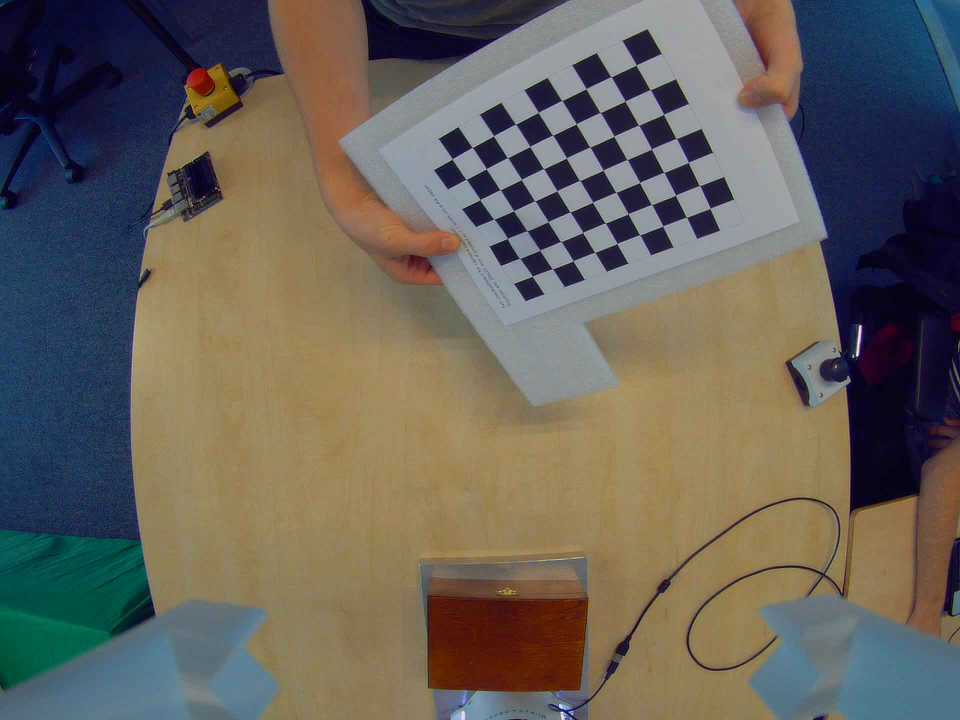
#> input picture scripts/EyelinkChess/Chessboard/2022-05-23-111315.jpg, 1920 x 1440 px (shown at 1/2 size)
$ python -i board_recognition.py   (imports and definitions only)
#> lines starting #> are read from the running program, lines starting #| are printed output that depends on the picture; after the words box and inside, x2 and y2 are one past the last pixel; in counts of white or black regions, pixels touching at a corner belong together
import cv2
import numpy as np
import imutils
import math
import argparse

debug = False


class Line:

    # [38 lines left out: functions __init__, find_intersection, not called in this run]


class Square:

    # [32 lines left out: functions __init__, draw, not called in this run]

    def drawROI(self, image, color, thickness=1):
        cv2.circle(image, self.roi, self.radius, color, thickness)

    # [276 lines left out: functions roiColor, classify, clean_Image, initialize_mask, findEdges, findLines and 3 more, not called in this run]


def alter_detect_objects(img_raw):
    bilateral_filtered_image = cv2.bilateralFilter(img_raw, 5, 175, 175)
    cv2.imshow('Bilateral', bilateral_filtered_image)
    cv2.waitKey(0)

    edge_detected_image = cv2.Canny(bilateral_filtered_image, 20, 200)
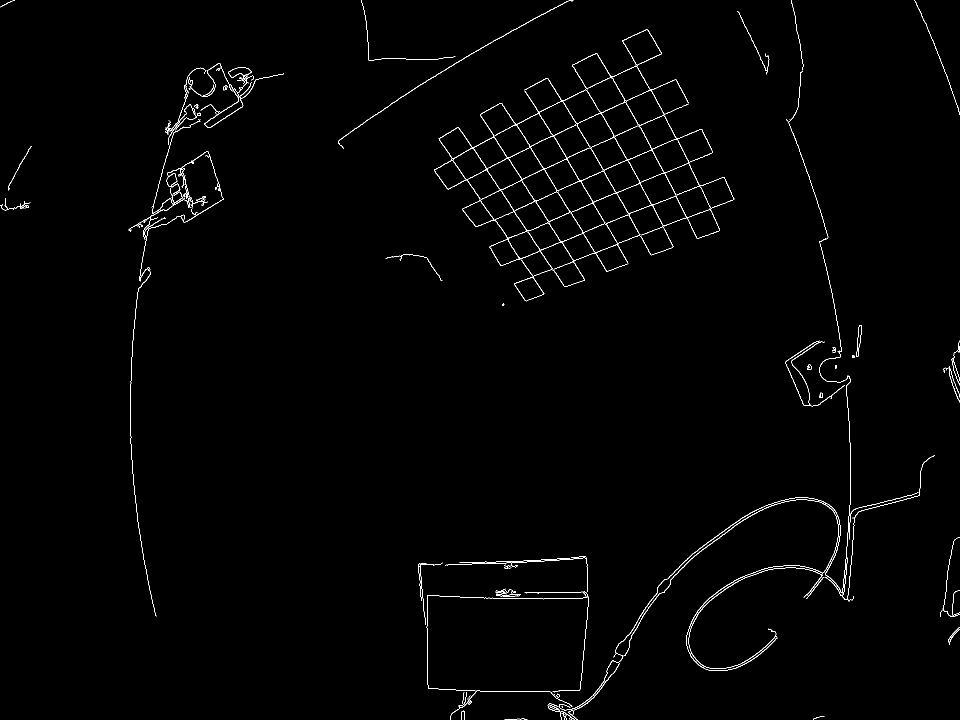
#> edge_detected_image: shape (1440, 1920) (shown at 1/2 size); 0.98% white in thin lines or dots
    cv2.imshow('Edge', edge_detected_image)
    cv2.waitKey(0)

    contours, hierarchy = cv2.findContours(edge_detected_image, cv2.RETR_TREE, cv2.CHAIN_APPROX_SIMPLE)
#> contours = 170 contours, 96 with area under 20; largest, box (x1, y1, x2, y2) and area: (868, 58, 1469, 603) 117419, (1068, 342, 1306, 487) 13982, (1181, 274, 1469, 417) 10320, (1144, 106, 1304, 203) 5938, (1203, 204, 1356, 299) 5634

    contour_list = []
    for contour in contours:
        approx = cv2.approxPolyDP(contour, 0.01 * cv2.arcLength(contour, True), True)
        area = cv2.contourArea(contour)
        if ((len(approx) > 8) & (len(approx) < 23) & (area > 30)):
            contour_list.append(contour)
#> this loop made 170 passes
#> area on passes 7, 8, 11: 61, 53, 59
#> after the loop, contour_list = 24 contours; largest, box (x1, y1, x2, y2) and area: (868, 58, 1469, 603) 117419, (1181, 274, 1469, 417) 10320, (1227, 999, 1677, 1342) 430, (1231, 476, 1702, 1299) 354, (1377, 1135, 1646, 1338) 208

    cv2.drawContours(img_raw, contour_list, -1, (255, 0, 0), 2)
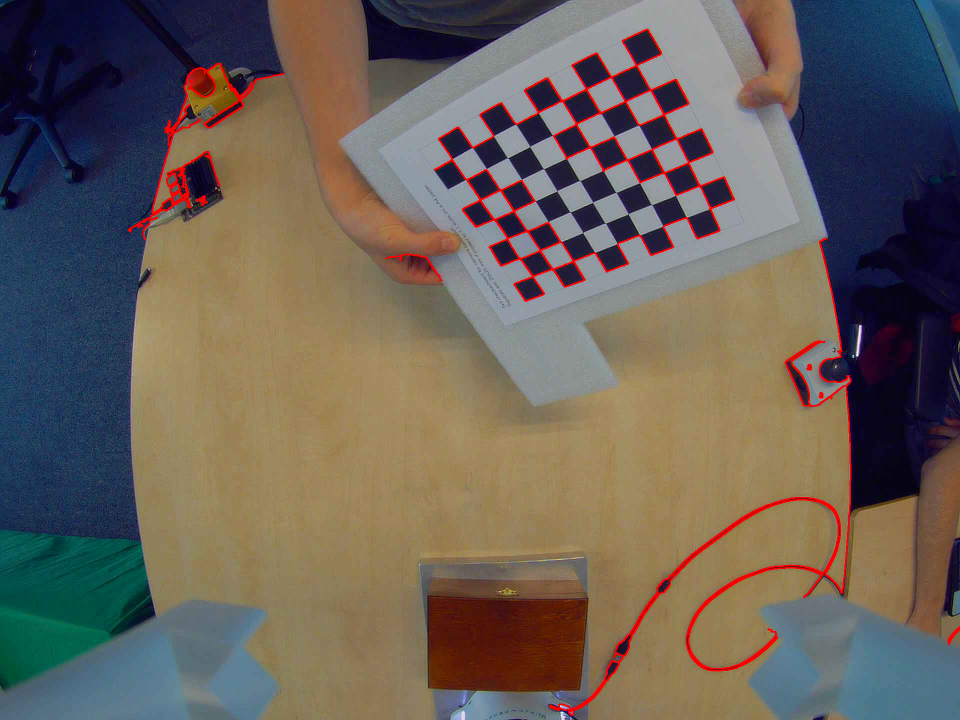
#> img_raw: shape (1440, 1920, 3) (shown at 1/2 size); mean R, G, B 105.7, 97, 89
    cv2.imshow('Objects Detected', img_raw)
    cv2.waitKey(0)


# [22 lines left out: function board_recognition, not called in this run]

>>> import cv2
>>> picture = cv2.cvtColor(cv2.imread('2022-05-23-111315.jpg'), cv2.COLOR_BGR2RGB)
>>> result = alter_detect_objects(picture)

$ run again, on scripts/EyelinkChess/Chessboard/2022-05-23-111323.jpg
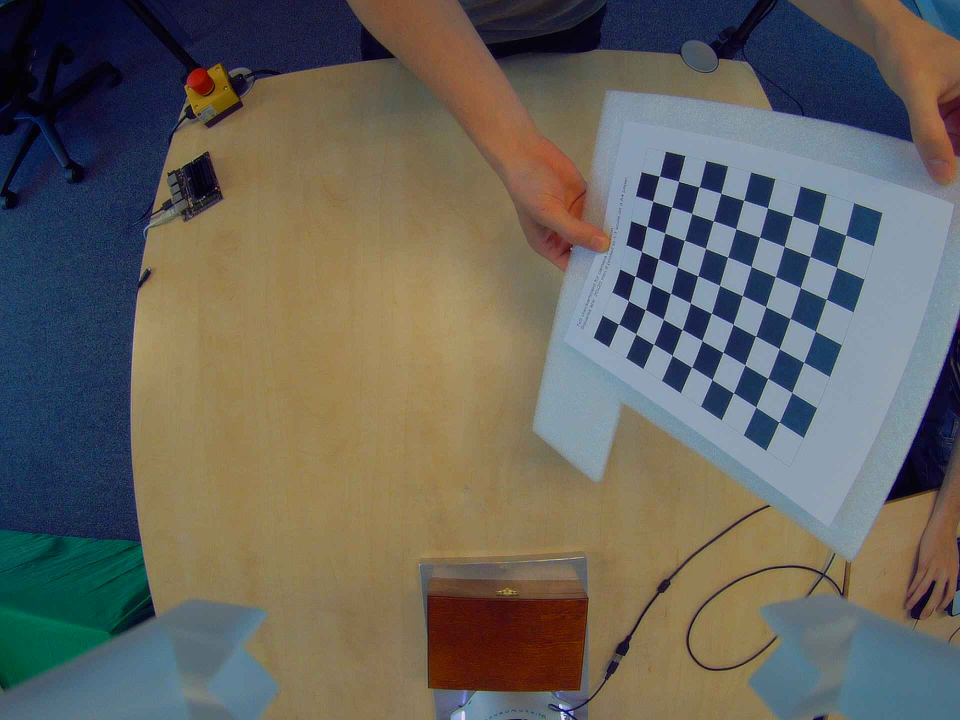
#> input picture scripts/EyelinkChess/Chessboard/2022-05-23-111323.jpg, 1920 x 1440 px (shown at 1/2 size)
#> in alter_detect_objects, `edge_detected_image = cv2.Canny(bilateral_filtered_image, 20, 200)`:
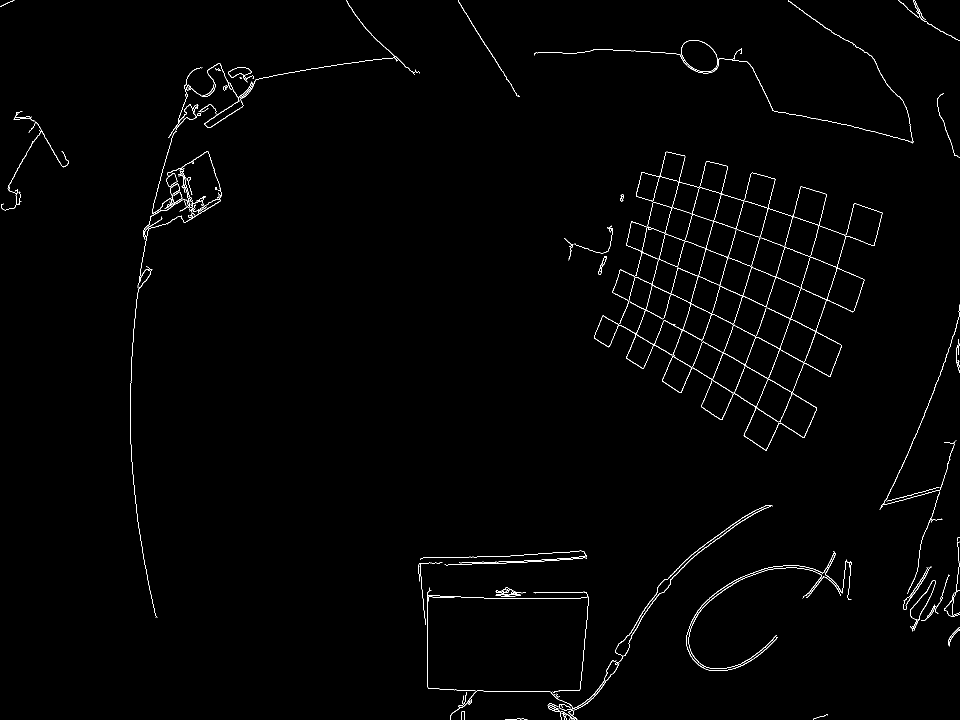
#> edge_detected_image: shape (1440, 1920) (shown at 1/2 size); 0.97% white in thin lines or dots
#> contours = 137 contours, 63 with area under 20; largest, box (x1, y1, x2, y2) and area: (1188, 303, 1765, 901) 130038, (1395, 373, 1765, 673) 36869, (1488, 758, 1634, 901) 10412, (1468, 661, 1684, 814) 10394, (1381, 515, 1503, 627) 5778
#> the loop in alter_detect_objects, `for contour in contours:` made 137 passes
#> area on passes 6, 7, 10, 14, 16, 17, 24, 26: 70.5, 55.5, 25, 62.5, 20.5, 25.5, 85.5, 245
#> after the loop in alter_detect_objects, `for contour in contours:`: contour_list = 33 contours; largest, box (x1, y1, x2, y2) and area: (1188, 303, 1765, 901) 130038, (1488, 758, 1634, 901) 10412, (1468, 661, 1684, 814) 10394, (1362, 80, 1436, 144) 3460, (1362, 80, 1436, 144) 3408
#> in alter_detect_objects, `cv2.drawContours(img_raw, contour_list, -1, (255, 0, 0), 2)`:
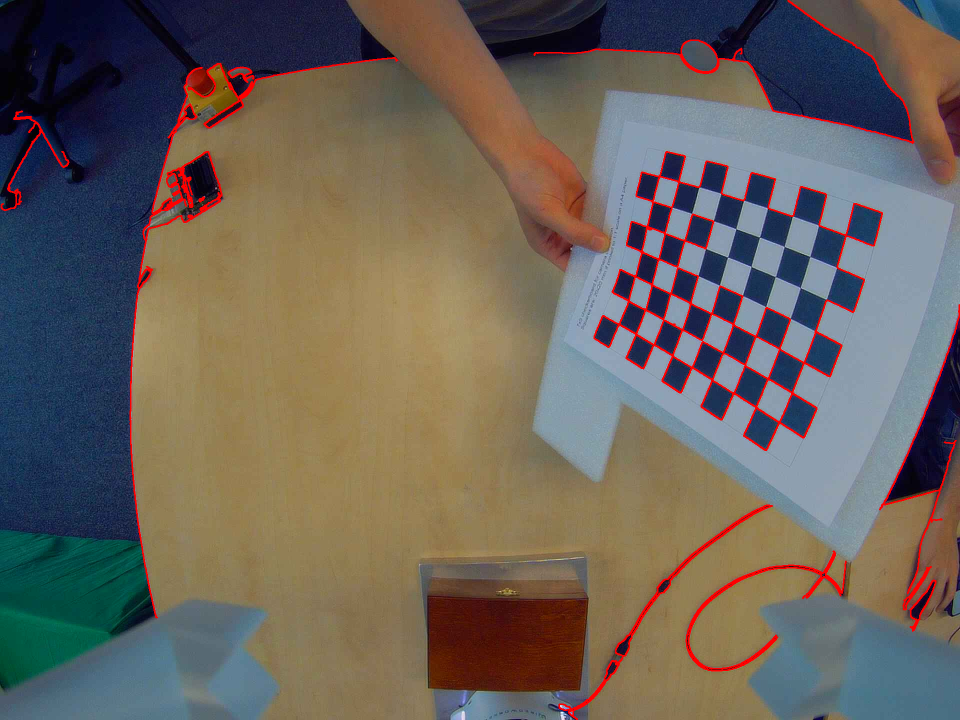
#> img_raw: shape (1440, 1920, 3) (shown at 1/2 size); mean R, G, B 106.3, 98.4, 91.1

$ run again, on scripts/EyelinkChess/Chessboard/2022-05-23-111330.jpg
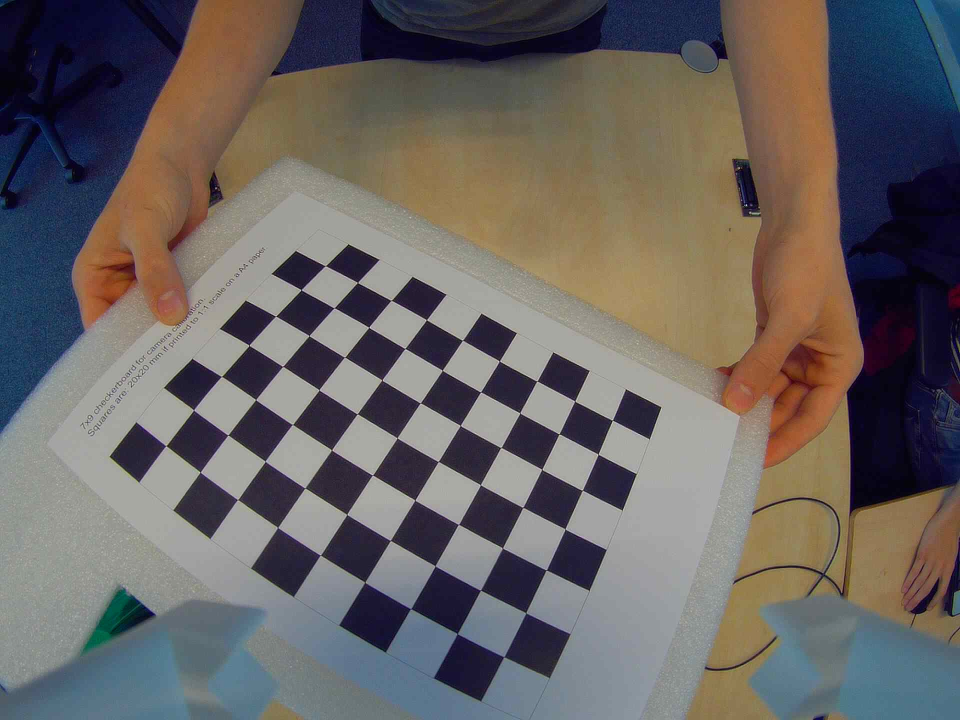
#> input picture scripts/EyelinkChess/Chessboard/2022-05-23-111330.jpg, 1920 x 1440 px (shown at 1/2 size)
#> in alter_detect_objects, `edge_detected_image = cv2.Canny(bilateral_filtered_image, 20, 200)`:
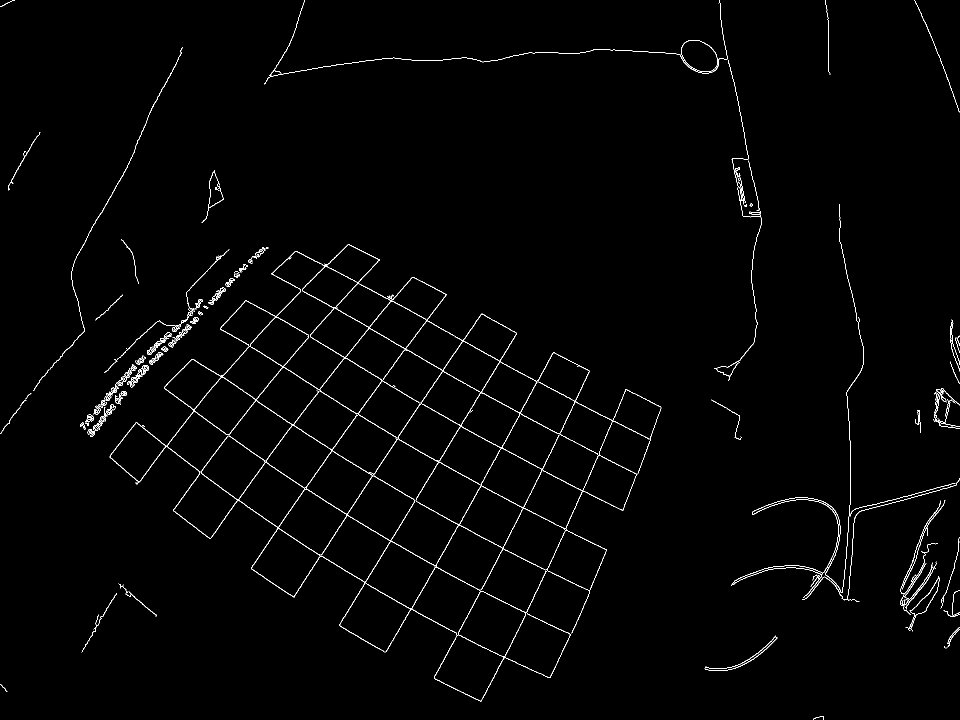
#> edge_detected_image: shape (1440, 1920) (shown at 1/2 size); 1.2% white in thin lines or dots
#> contours = 259 contours, 137 with area under 20; largest, box (x1, y1, x2, y2) and area: (219, 488, 1323, 1403) 456568, (639, 628, 1323, 1403) 199062, (328, 488, 964, 1032) 125436, (731, 924, 1005, 1218) 20532, (639, 602, 853, 829) 13610
#> the loop in alter_detect_objects, `for contour in contours:` made 259 passes
#> area on passes 3, 5, 7: 740, 625.5, 22
#> after the loop in alter_detect_objects, `for contour in contours:`: contour_list = 51 contours; largest, box (x1, y1, x2, y2) and area: (731, 924, 1005, 1218) 20532, (639, 602, 853, 829) 13610, (528, 0, 1454, 169) 3554, (1362, 80, 1436, 144) 3406, (1811, 1152, 1879, 1263) 1252
#> in alter_detect_objects, `cv2.drawContours(img_raw, contour_list, -1, (255, 0, 0), 2)`:
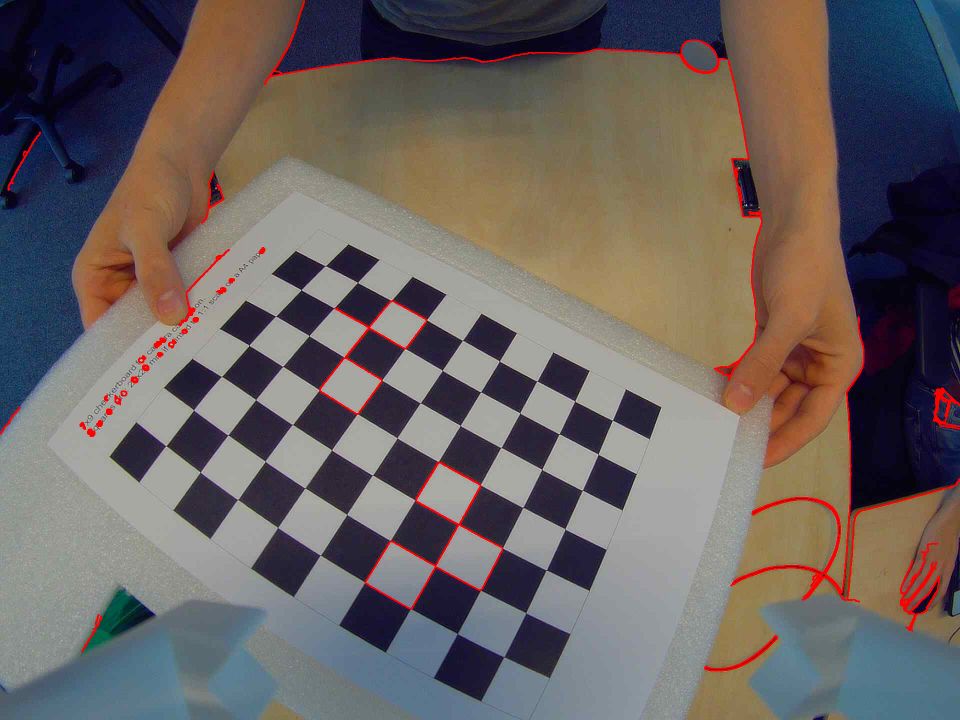
#> img_raw: shape (1440, 1920, 3) (shown at 1/2 size); mean R, G, B 106.7, 98.6, 97.1

$ run again, on scripts/EyelinkChess/Chessboard/2022-05-23-111339.jpg
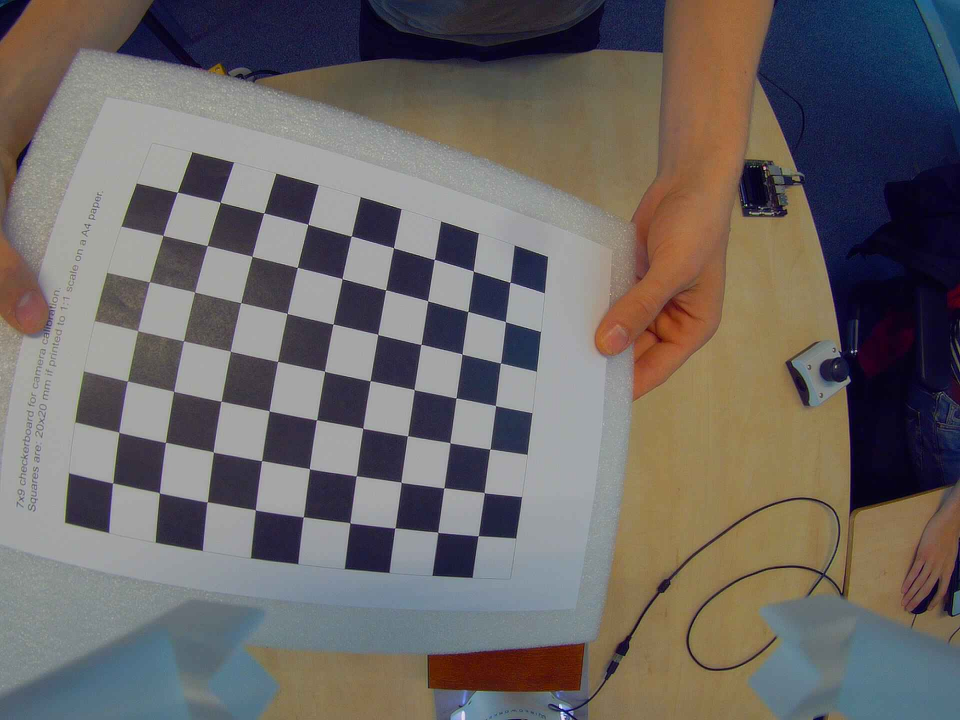
#> input picture scripts/EyelinkChess/Chessboard/2022-05-23-111339.jpg, 1920 x 1440 px (shown at 1/2 size)
#> in alter_detect_objects, `edge_detected_image = cv2.Canny(bilateral_filtered_image, 20, 200)`:
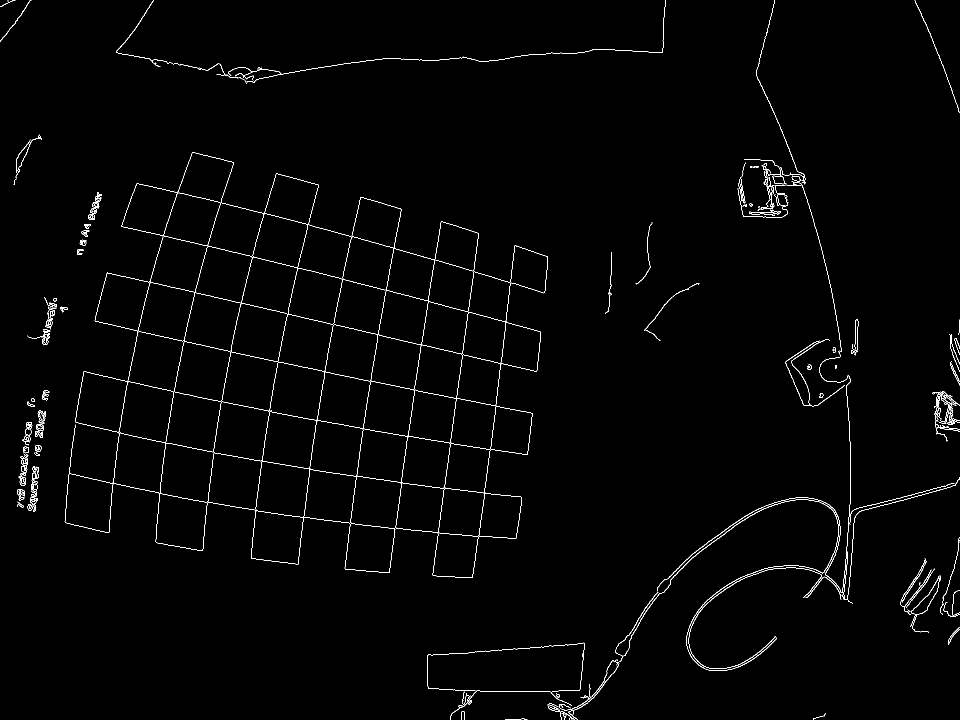
#> edge_detected_image: shape (1440, 1920) (shown at 1/2 size); 1.2% white in thin lines or dots
#> contours = 272 contours, 124 with area under 20; largest, box (x1, y1, x2, y2) and area: (129, 304, 1096, 1156) 506845, (189, 304, 667, 905) 97526, (527, 347, 870, 780) 45762, (842, 491, 1096, 812) 25195, (226, 865, 417, 1102) 18936
#> the loop in alter_detect_objects, `for contour in contours:` made 272 passes
#> area on passes 8, 10, 14: 26, 26.5, 83
#> after the loop in alter_detect_objects, `for contour in contours:`: contour_list = 65 contours; largest, box (x1, y1, x2, y2) and area: (842, 491, 1096, 812) 25195, (1118, 1319, 1239, 1440) 908, (1239, 702, 1702, 1342) 693, (1166, 1321, 1239, 1410) 688, (1870, 782, 1920, 883) 336
#> in alter_detect_objects, `cv2.drawContours(img_raw, contour_list, -1, (255, 0, 0), 2)`:
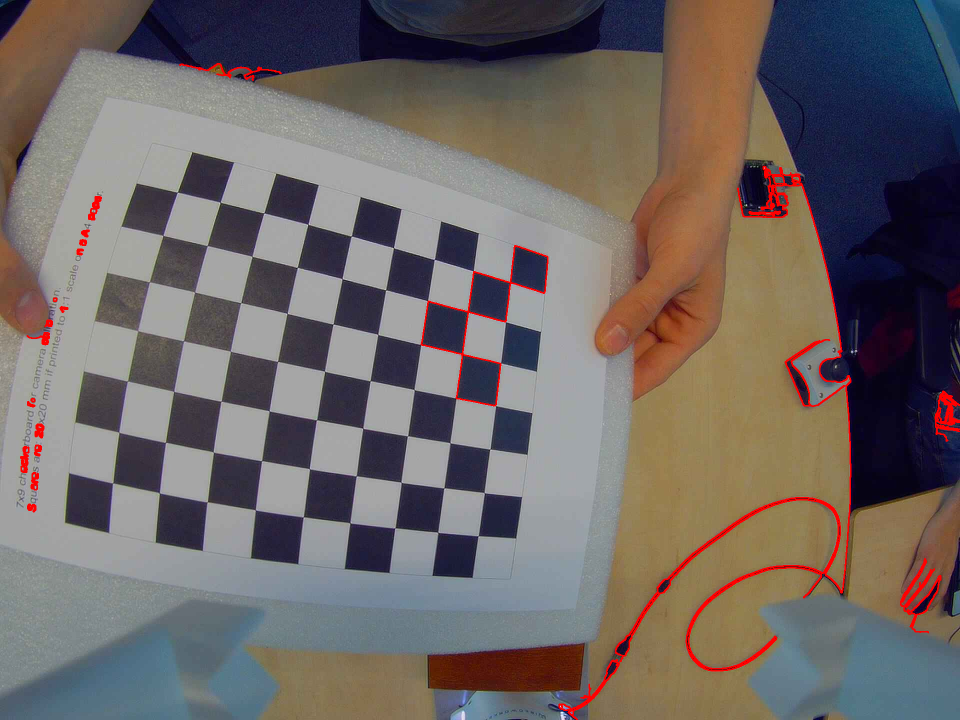
#> img_raw: shape (1440, 1920, 3) (shown at 1/2 size); mean R, G, B 110.8, 102.7, 101
